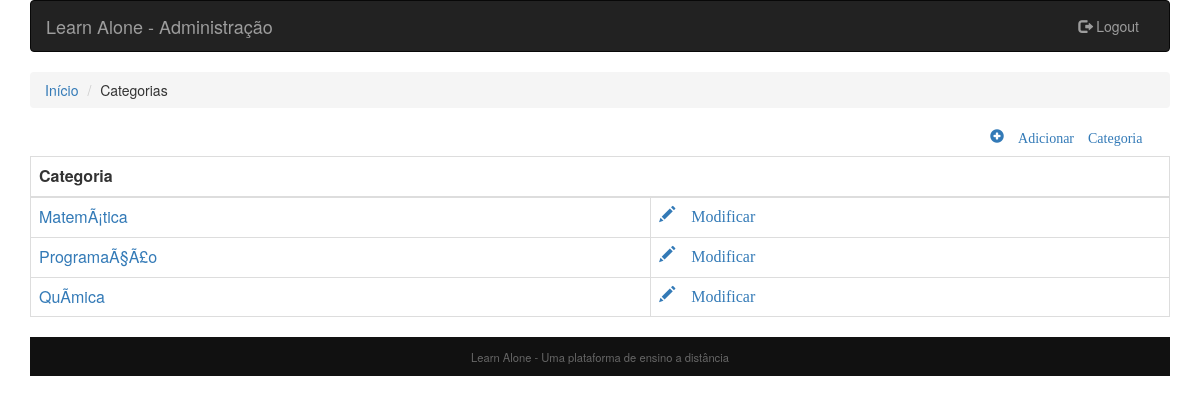
The page /admin/modificar_categoria.php (signed in) on the database its author committed.
### tables this page shows
CREATE TABLE `categoria` (
  `id` int(11) NOT NULL,
  `nome` varchar(100) DEFAULT NULL
);

### admin/utils.php (called while the page is built, shortened)
<?php
function get_categorias(){
    try{
        $conexao = conn_mysql();
        $SQLSelect = 'SELECT * FROM categoria order by nome';
        $operacao = $conexao->prepare($SQLSelect);
        $operacao->execute();
        $resultados = $operacao->fetchAll(PDO::FETCH_ASSOC);
        return $resultados;
    }
    catch(PDOException $excep){
        echo "Erro!: " . $excep->getMessage() . "\n";
        $conexao=null;
        die();
    }
}
?>

### admin/modificar_categoria.php (the view, shortened to what this page needs)
<?php
include_once("../core/templates/cabecalho_adm.php");
include_once("utils.php");
$categorias = get_categorias();
?>
<div class="col-sm-14">
    <ul class="breadcrumb">
        <li><a href="./admin.php">Início</a></li>
        <li>Categorias</li>
    </ul>
</div>
<div class="row">
    <div class="col-sm-offset-10">
        <a href="./adicionar_categoria.php"><span class="glyphicon glyphicon-plus-sign"> Adicionar Categoria</span></a>
    </div>
</div>
<table border="1" class="table table-bordered">
    <thead>
      <tr>
        <th colspan="3">Categoria</th>
      </tr>
    </thead>
    <tbody>
        <?php
            if($categorias){
                foreach ($categorias as $categoria){
        ?>
        <tr>
            <td colspan="2"><a href="./categoria_edit.php?categoria=<?php echo utf8_decode($categoria['id']); ?>"> <?php echo utf8_decode($categoria['nome']);?></a></td>
            <td><a href="./categoria_edit.php?categoria=<?php echo utf8_decode($categoria['id']); ?>"><span class="glyphicon glyphicon-pencil"> Modificar</span></a></td>
        </tr>
        <?php
                }
            }
        ?>
    </tbody>
</table>
<?php
    include_once("../core/templates/rodape.php");
?>

### core/css/styles.css (style rules this page uses)
* { -webkit-box-sizing: border-box; -moz-box-sizing: border-box; box-sizing: border-box; }
.row { margin: 1em auto 1em; }
td, th { text-align: left; padding: 8px; }

### rows shown on the page
categoria: nome "MatemÃ¡tica"
categoria: nome "ProgramaÃ§Ã£o"
categoria: nome "QuÃ­mica"
